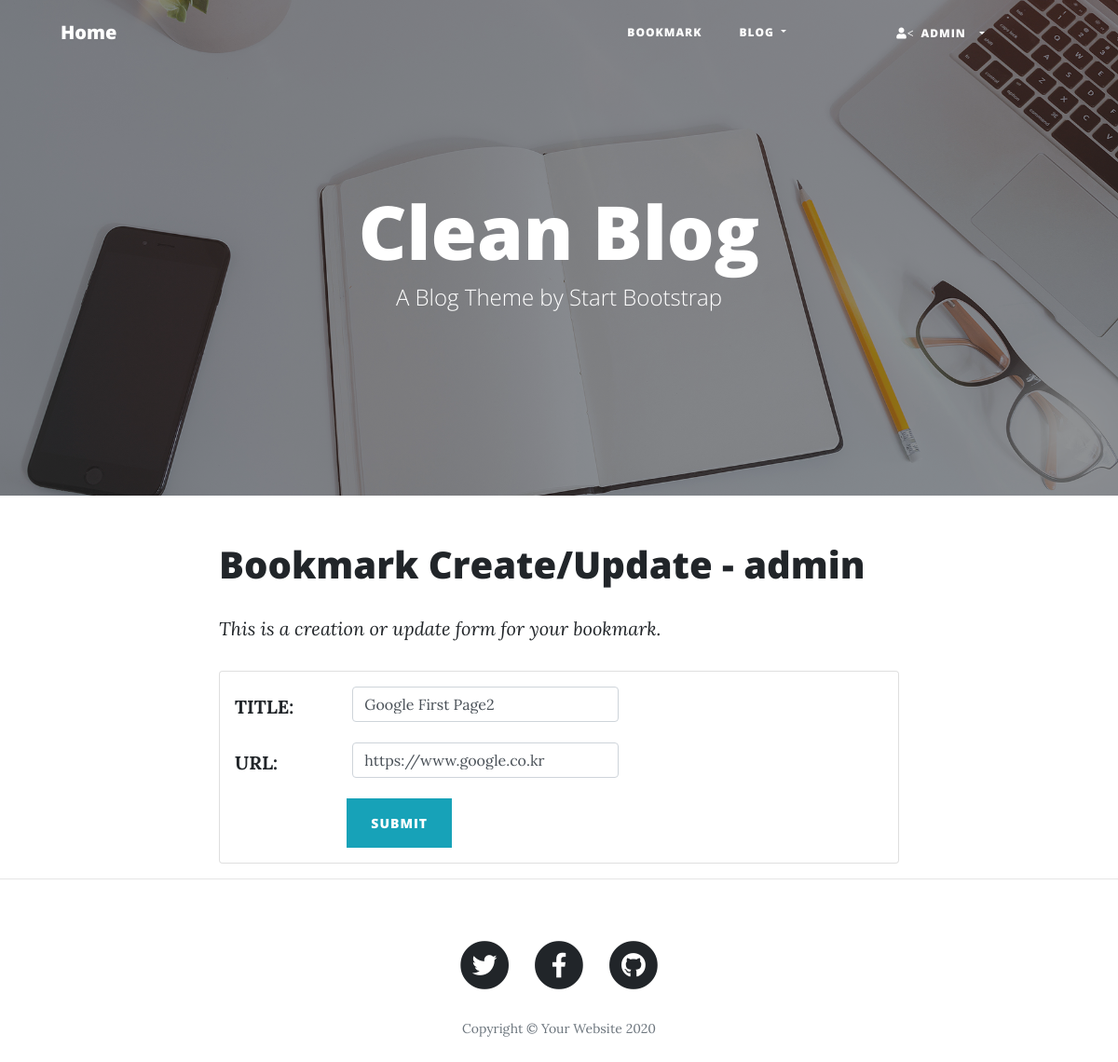
The page /bookmark/3/update/ (signed in) on the database its author committed.
### bookmark/models.py (models this page shows, shortened)
class Bookmark(models.Model):
    title = models.CharField('TITLE', max_length=100, blank=True)
    url = models.URLField('URL', unique=True)
    owner = models.ForeignKey(User, on_delete=models.CASCADE, blank=True, null=True)

### bookmark/views.py (the view)
# urls.py: path('<int:pk>/update/', views.BookmarkUpdateView.as_view(), name='update'),
class BookmarkUpdateView(OwnerOnlyMixin, UpdateView):
    model = Bookmark
    fields = {'title', 'url'}
    success_url = reverse_lazy('bookmark:index')

### mysite/views.py (called while the page is built)
    def dispatch(self, request, *args, **kwargs):
        obj = self.get_object()
        if request.user != obj.owner:
            return self.handle_no_permission()
        return super().dispatch(request, *args, **kwargs)

### bookmark/templates/bookmark/bookmark_form.html (shortened to what this page needs)
{% extends 'base.html' %}
{% load static %}
{% load widget_tweaks %}
{% block content %}
<div class="container">
    <div class="row">
        <div class="col-lg-8 col-md-10 mx-auto">
            <h1>Bookmark Create/Update - {{user}}</h1>
            <p class="font-italic">This is a creation or update form for your bookmark.</p>
            <form action="." method="post" class="card pt-3">{% csrf_token %}
                <div class="form-group row">
                    {{ form.title|add_label_class:"col-form-label col-sm-2 ml-3 font-weight-bold" }}
                    <div class="col-sm-5">
                        {{ form.title|add_class:"form-control"|attr:"autofocus" }}
                    </div>
                </div>
                <div class="form-group row">
                    {{ form.url|add_label_class:"col-form-label col-sm-2 ml-3 font-weight-bold" }}
                    <div class="col-sm-5">
                        {{ form.url|add_class:"form-control" }}
                    </div>
                </div>
                <div class="form-group">
                    <div class="offset-sm-2 col-sm-5">
                        <input type="submit" value="Submit" class="btn btn-info"/>
                    </div>
                </div>
            </form>
        </div>
    </div>
</div>
{% endblock %}

### templates/base.html (shortened to what this page needs)
<!DOCTYPE html>
{% load static %}
<html lang="en">
<head>
  <link href="{% static 'vendor/bootstrap/css/bootstrap.min.css' %}" rel="stylesheet">
  <link href="{% static 'vendor/fontawesome-free/css/all.min.css' %}" rel="stylesheet" type="text/css">
  <link href="{% static 'css/clean-blog.min.css' %}" rel="stylesheet">
</head>
<body>
<nav class="navbar navbar-expand-lg navbar-light fixed-top" id="mainNav">
  <div class="container">
    <a class="navbar-brand" href="{% url 'home' %}">Home</a>
    <div class="collapse navbar-collapse" id="navbarResponsive">
      <ul class="navbar-nav ml-auto">
        <li class="nav-item">
          <a class="nav-link" href="{% url 'bookmark:index' %}"> Bookmark </a>
        </li>
        <li class="nav-item dropdown">
          <a class="nav-link dropdown-toggle" href="#" id="navbarDropdown" role="button" data-toggle="dropdown" aria-haspopup="true" aria-expanded="false">
            BLOG
          </a>
        </li>
      </ul>
      <ul class="navbar-nav ml-5 mr-5">
        <li class="nav-item dropdown mx-1 btn ">
          {% if user.is_active %}
          <a class="'nav-link dropdown-toggle text-white" href="#" data-toggle="dropdown">
            <i class="fas fa-user"><</i>&ensp;{% firstof user.get_short_name user.get_username %}&ensp;
          </a>
          {% endif %}
        </li>
      </ul>
    </div>
  </div>
</nav>
{% block header %}
<header class="masthead" style="background-image: url({% static 'img/home-bg.jpg' %})">
  <div class="overlay"></div>
  <div class="container">
    <div class="row">
      <div class="col-lg-8 col-md-10 mx-auto">
        <div class="site-heading">
          <h1>Clean Blog</h1>
          <span class="subheading">A Blog Theme by Start Bootstrap</span>
        </div>
      </div>
    </div>
  </div>
</header>
{% endblock %}
{% block content %} {% endblock %}
<hr>
<footer>
  <div class="container">
    <div class="row">
      <div class="col-lg-8 col-md-10 mx-auto">
        <ul class="list-inline text-center">
          <li class="list-inline-item">
            <a href="#">
                <span class="fa-stack fa-lg">
                  <i class="fas fa-circle fa-stack-2x"></i>
                  <i class="fab fa-twitter fa-stack-1x fa-inverse"></i>
                </span>
            </a>
          </li>
          <li class="list-inline-item">
            <a href="https://www.facebook.com">
                <span class="fa-stack fa-lg">
                  <i class="fas fa-circle fa-stack-2x"></i>
                  <i class="fab fa-facebook-f fa-stack-1x fa-inverse"></i>
                </span>
            </a>
          </li>
          <li class="list-inline-item">
            <a href="#">
                <span class="fa-stack fa-lg">
                  <i class="fas fa-circle fa-stack-2x"></i>
                  <i class="fab fa-github fa-stack-1x fa-inverse"></i>
                </span>
            </a>
          </li>
        </ul>
        <p class="copyright text-muted">Copyright &copy; Your Website 2020</p>
      </div>
    </div>
  </div>
</footer>
</body>
</html>

### rows shown on the page
Bookmark: title|add_label_class "TITLE:", title "Google First Page2", url|add_label_class "URL:", url "https://www.google.co.kr"

### other values the page prints
{{ user }} "admin"
